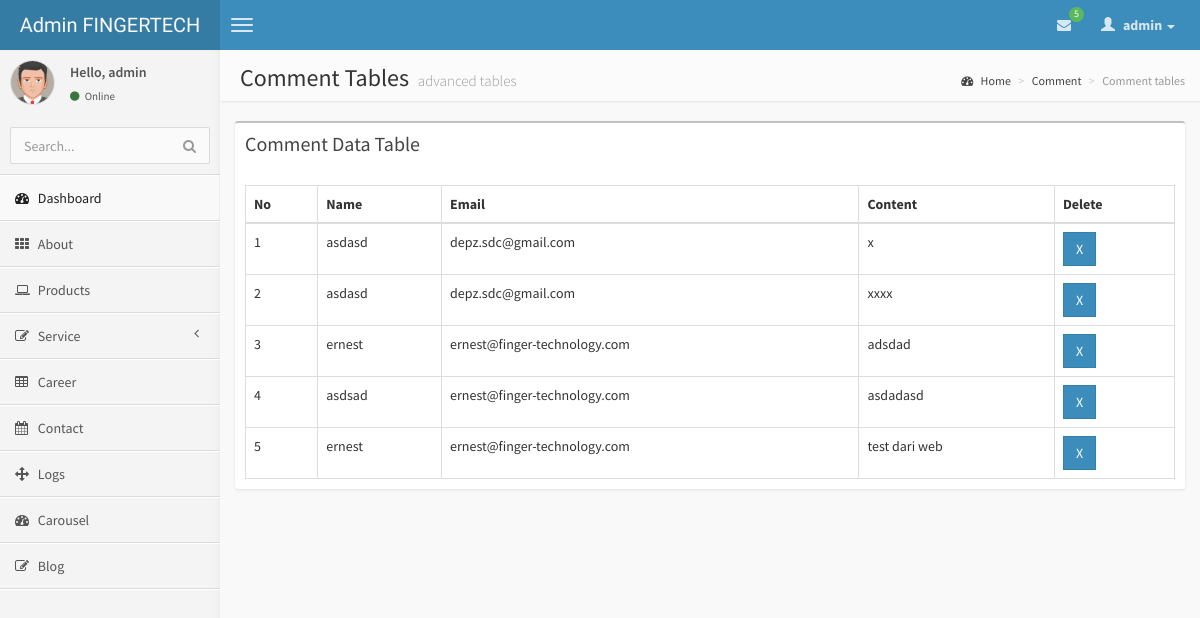
The page /administrators/home.php?page=comment_view (signed in) on the database its author committed.
### tables this page shows
CREATE TABLE `comment` (
  `commentid` int(11) NOT NULL AUTO_INCREMENT,
  `name` varchar(20) NOT NULL,
  `email` varchar(40) NOT NULL,
  `content` varchar(2000) NOT NULL,
  PRIMARY KEY (`commentid`)
);

### administrators/comment_view.php (the view, shortened to what this page needs)
<?php
if ($_SESSION['userid'])
{
include "conn.php";
$row = 20;
$hal = isset($_GET['hal']) ? $_GET['hal'] : 0;
?>
            <aside class="right-side">
                <section class="content-header">
                    <h1>
                        Comment Tables
                        <small>advanced tables</small>
                    </h1>
                    <ol class="breadcrumb">
                        <li><a href="#"><i class="fa fa-dashboard"></i> Home</a></li>
                        <li><a href="#">Comment</a></li>
                        <li class="active">Comment tables</li>
                    </ol>
                </section>
                <section class="content">
                    <div class="row">
                        <div class="col-xs-12">
                            <div class="box">
                                <div class="box-header">
                                    <h3 class="box-title">Comment Data Table</h3>
                                </div>
                                <div class="box-body table-responsive">
                                    <table id="example2" class="table table-bordered table-hover">
                                        <thead>
                                            <tr>
                                                <th>No</th>
                                                <th>Name</th>
                                                <th>Email</th>
                                                <th>Content</th>
                                                <th>Delete</th>
                                            </tr>
                                        </thead>
                                        <tbody>
										<?php
                                            $productSql = "SELECT * FROM comment ORDER BY commentid ASC LIMIT $hal, $row";
                                            $productQry = mysql_query($productSql, $koneksi) or die ("Query product salah : ".mysql_error());
                                            $nomor = 0;
                                            while ($productRow = mysql_fetch_array($productQry)) {
												$nomor++;
												$Kode = $productRow['commentid'];
                                        ?>
                                            <tr>
                                                <td><?php echo $nomor; ?></td>
                                                <td><?php echo $productRow['name']; ?></td>
                                                <td><?php echo $productRow['email']; ?></td>
                                                <td><?php echo $productRow['content']; ?></td>
                                                <td><a href="home.php?page=comment_delete&Kode=<?php echo $Kode; ?>" target="_self" alt="Delete Data" onClick="return confirm('ANDA YAKIN INGIN MENGHAPUS DATA PENTING INI ... ?')"><button class="btn btn-primary btn-flat">X</button></td>
                                            </tr>
                                            <?php } ?>
                                        </tbody>
                                    </table>
                                </div>
                            </div>
                        </div>
                    </div>
                </section>
            </aside>
<?php }else{
	echo "<script> document.location.href='akses.php?go=session'; </script>";
}
?>

### rows shown on the page
comment: name "asdasd", email "depz.sdc@gmail.com", content "x"
comment: name "asdasd", email "depz.sdc@gmail.com", content "xxxx"
comment: name "ernest", email "ernest@finger-technology.com", content "adsdad"
comment: name "asdsad", email "ernest@finger-technology.com", content "asdadasd"
comment: name "ernest", email "ernest@finger-technology.com", content "test dari web"

### other values the page prints
$number "5"
$name "admin"
